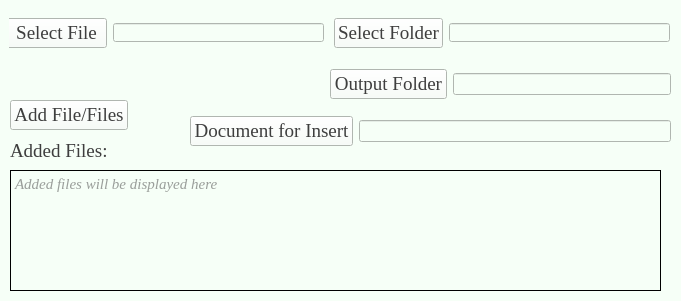
   <widget class="QWidget" name="main_widget" native="true">
    <property name="geometry">
     <rect>
      <x>130</x>
      <y>50</y>
      <width>681</width>
      <height>301</height>
     </rect>
    </property>
    <property name="styleSheet">
     <string notr="true">background-color:rgb(246, 255, 247);
color: rgb(62, 62, 62);</string>
    </property>
    <widget class="QWidget" name="widget_7" native="true">
     <property name="geometry">
      <rect>
       <x>9</x>
       <y>9</y>
       <width>663</width>
       <height>48</height>
      </rect>
     </property>
     <widget class="QPushButton" name="select_button">
      <property name="geometry">
       <rect>
        <x>-3</x>
        <y>9</y>
        <width>101</width>
        <height>30</height>
       </rect>
      </property>
      <property name="font">
       <font>
        <family>Times New Roman</family>
        <pointsize>14</pointsize>
       </font>
      </property>
      <property name="cursor">
       <cursorShape>PointingHandCursor</cursorShape>
      </property>
      <property name="styleSheet">
       <string notr="true"/>
      </property>
      <property name="text">
       <string>Select File</string>
      </property>
      <property name="checkable">
       <bool>true</bool>
      </property>
     </widget>
     <widget class="QLineEdit" name="file_path">
      <property name="geometry">
       <rect>
        <x>104</x>
        <y>14</y>
        <width>211</width>
        <height>19</height>
       </rect>
      </property>
      <property name="font">
       <font>
        <family>Times New Roman</family>
       </font>
      </property>
     </widget>
     <widget class="QPushButton" name="selectfolder_button">
      <property name="geometry">
       <rect>
        <x>325</x>
        <y>9</y>
        <width>109</width>
        <height>30</height>
       </rect>
      </property>
      <property name="font">
       <font>
        <family>Times New Roman</family>
        <pointsize>14</pointsize>
       </font>
      </property>
      <property name="cursor">
       <cursorShape>PointingHandCursor</cursorShape>
      </property>
      <property name="text">
       <string>Select Folder</string>
      </property>
      <property name="checkable">
       <bool>true</bool>
      </property>
     </widget>
     <widget class="QLineEdit" name="folder_path">
      <property name="geometry">
       <rect>
        <x>440</x>
        <y>14</y>
        <width>221</width>
        <height>19</height>
       </rect>
      </property>
      <property name="font">
       <font>
        <family>Times New Roman</family>
       </font>
      </property>
     </widget>
     <widget class="QWidget" name="widget_6" native="true">
      <property name="geometry">
       <rect>
        <x>20</x>
        <y>40</y>
        <width>301</width>
        <height>51</height>
       </rect>
      </property>
     </widget>
    </widget>
    <widget class="QWidget" name="widget_9" native="true">
     <property name="geometry">
      <rect>
       <x>330</x>
       <y>60</y>
       <width>341</width>
       <height>48</height>
      </rect>
     </property>
     <layout class="QHBoxLayout" name="horizontalLayout_3">
      <item>
       <widget class="QPushButton" name="output_button">
        <property name="font">
         <font>
          <family>Times New Roman</family>
          <pointsize>14</pointsize>
         </font>
        </property>
        <property name="cursor">
         <cursorShape>PointingHandCursor</cursorShape>
        </property>
        <property name="text">
         <string>Output Folder</string>
        </property>
        <property name="checkable">
         <bool>true</bool>
        </property>
        <property name="autoExclusive">
         <bool>false</bool>
        </property>
       </widget>
      </item>
      <item>
       <widget class="QLineEdit" name="output_path">
        <property name="font">
         <font>
          <family>Times New Roman</family>
         </font>
        </property>
       </widget>
      </item>
     </layout>
    </widget>
    <widget class="QLabel" name="label_6">
     <property name="geometry">
      <rect>
       <x>10</x>
       <y>140</y>
       <width>121</width>
       <height>22</height>
      </rect>
     </property>
     <property name="font">
      <font>
       <family>Times New Roman</family>
       <pointsize>14</pointsize>
      </font>
     </property>
     <property name="text">
      <string>Added Files:</string>
     </property>
    </widget>
    <widget class="QTextEdit" name="show_files">
     <property name="geometry">
      <rect>
       <x>10</x>
       <y>170</y>
       <width>651</width>
       <height>121</height>
      </rect>
     </property>
     <property name="font">
      <font>
       <family>Times New Roman</family>
       <pointsize>11</pointsize>
       <italic>true</italic>
      </font>
     </property>
     <property name="cursor" stdset="0">
      <cursorShape>SizeFDiagCursor</cursorShape>
     </property>
     <property name="styleSheet">
      <string notr="true">border: 1px solid</string>
     </property>
     <property name="readOnly">
      <bool>true</bool>
     </property>
     <property name="placeholderText">
      <string>Added files will be displayed here</string>
     </property>
    </widget>
    <widget class="QPushButton" name="addfiles_button">
     <property name="geometry">
      <rect>
       <x>10</x>
       <y>100</y>
       <width>118</width>
       <height>30</height>
      </rect>
     </property>
     <property name="font">
      <font>
       <family>Times New Roman</family>
       <pointsize>14</pointsize>
      </font>
     </property>
     <property name="cursor">
      <cursorShape>PointingHandCursor</cursorShape>
     </property>
     <property name="text">
      <string>Add File/Files</string>
     </property>
     <property name="checkable">
      <bool>true</bool>
     </property>
    </widget>
    <widget class="QWidget" name="select_document_widget" native="true">
     <property name="geometry">
      <rect>
       <x>190</x>
       <y>110</y>
       <width>481</width>
       <height>42</height>
      </rect>
     </property>
     <layout class="QHBoxLayout" name="horizontalLayout_4">
      <item>
       <widget class="QPushButton" name="select_document_insert">
        <property name="font">
         <font>
          <family>Times New Roman</family>
          <pointsize>14</pointsize>
         </font>
        </property>
        <property name="cursor">
         <cursorShape>PointingHandCursor</cursorShape>
        </property>
        <property name="text">
         <string>Document for Insert</string>
        </property>
        <property name="checkable">
         <bool>true</bool>
        </property>
       </widget>
      </item>
      <item>
       <widget class="QLineEdit" name="insert_document_path"/>
      </item>
     </layout>
    </widget>
   </widget>
